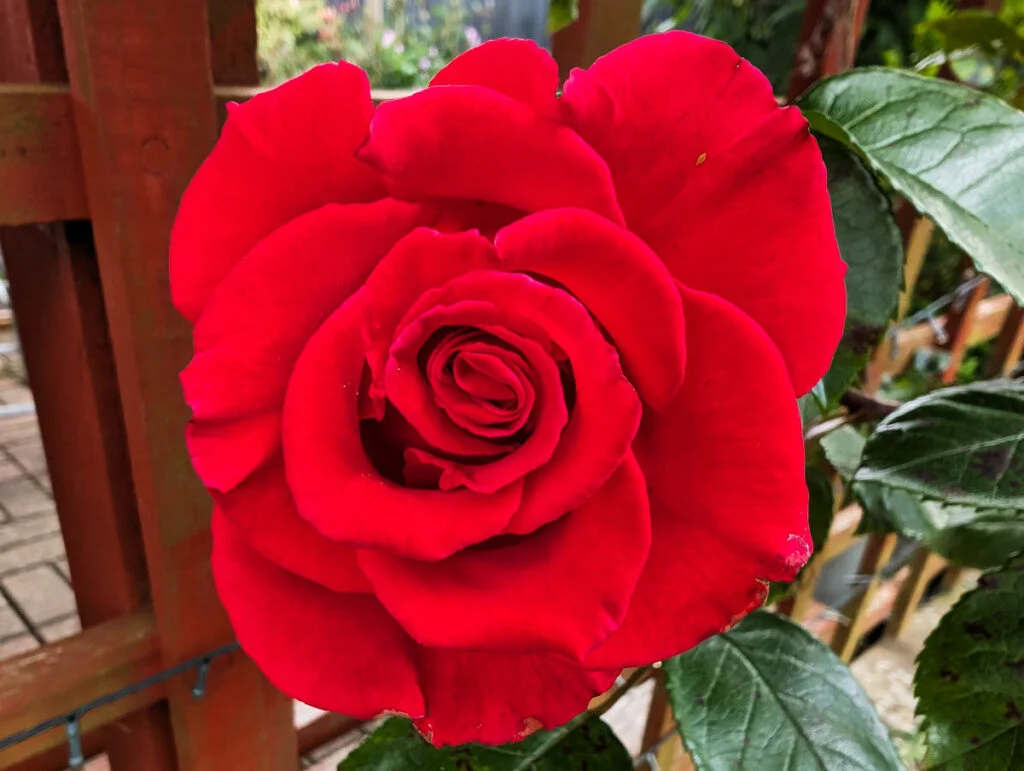
#> input picture different the color/rose.jpg, 1024 x 771 px
$ jupyter execute Untitled.ipynb
#> lines starting #> are read from the running program, lines starting #| are printed output that depends on the picture
[cell 1]
# Showing effect of Y (Luminous), Cr (Chrominance red) and Cb (Chrominance blue)
import cv2
import matplotlib.pyplot as plt

# Load image
img = cv2.imread('rose.jpg')
#> img is the input picture: shape (771, 1024, 3); mean B, G, R 43.8, 41.8, 151.7

# Convert it to YCrCb
ycrcb = cv2.cvtColor(img, cv2.COLOR_BGR2YCrCb)
#> ycrcb: shape (771, 1024, 3); mean of channels 0, 1, 2 74.8, 182.8, 110.5

# Split channels
y, cr, cb = cv2.split(ycrcb)
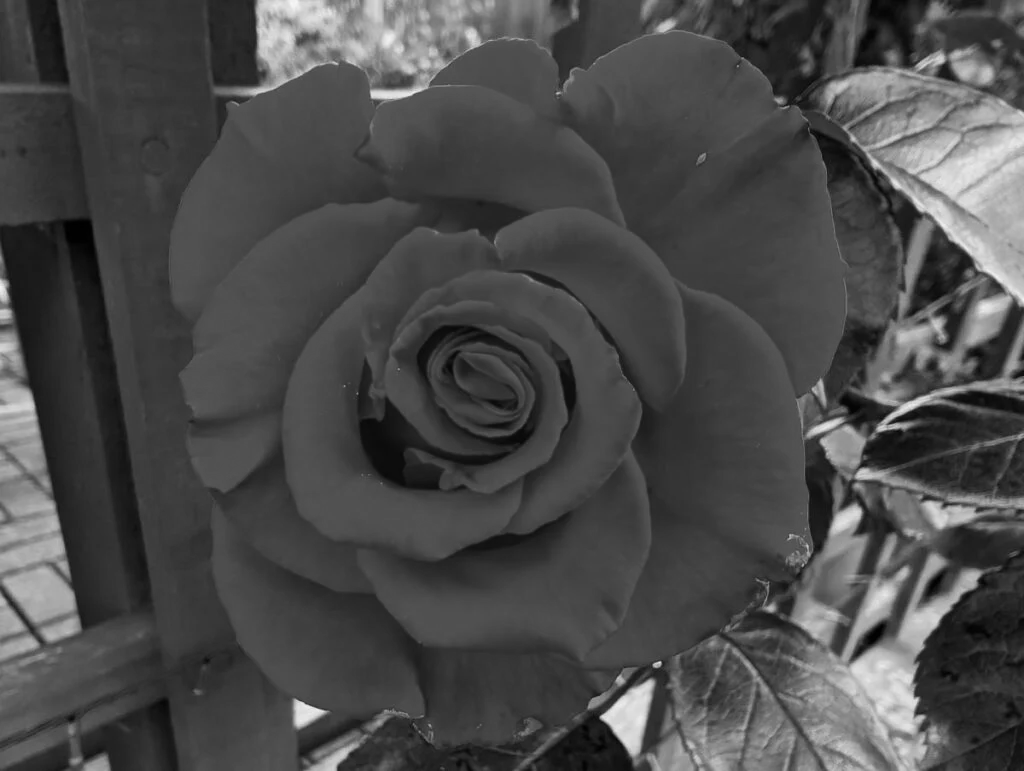
#> y: shape (771, 1024); min 0, max 247, mean 74.8
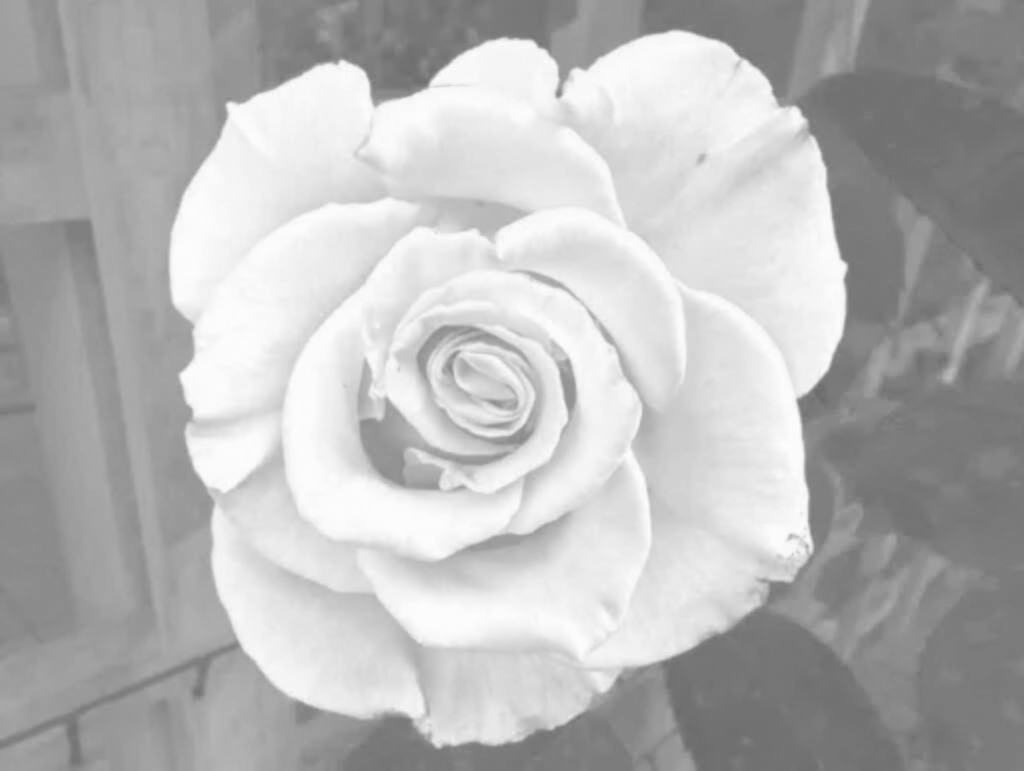
#> cr: shape (771, 1024); min 107, max 253, mean 182.8
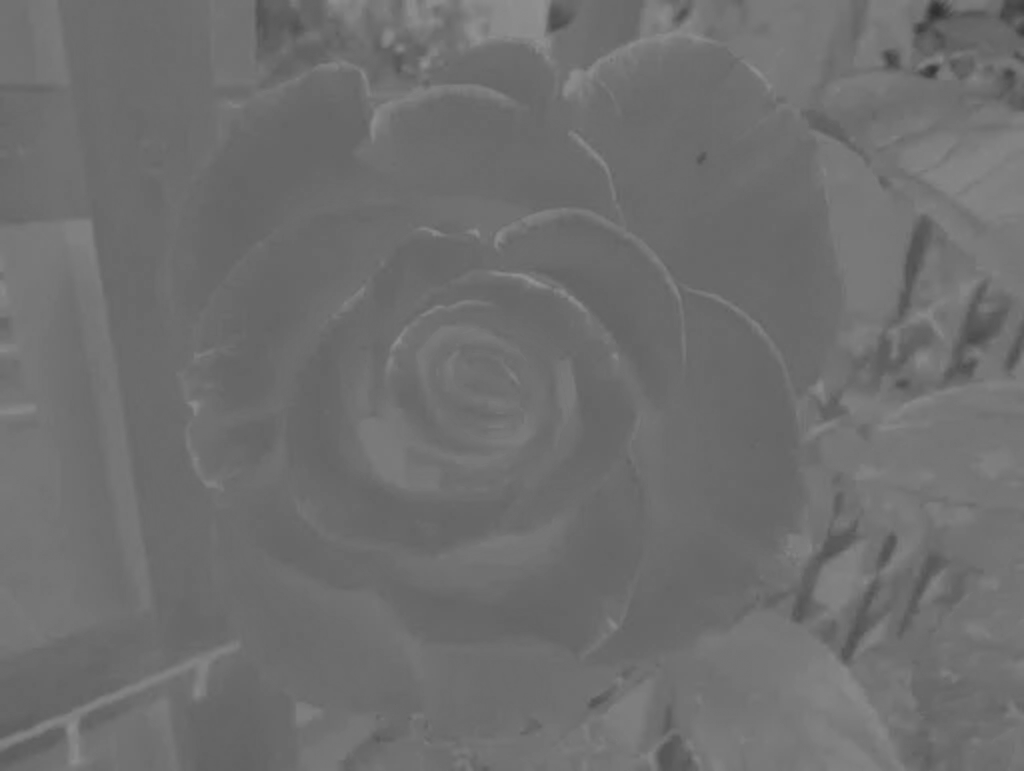
#> cb: shape (771, 1024); min 47, max 147, mean 110.5

# Plotting images
plt.figure(figsize=(6,6))
plt.subplot(2,2,1), plt.imshow(cv2.cvtColor(img, cv2.COLOR_BGR2RGB)), plt.title('Source'), plt.axis('off')
plt.subplot(2,2,2), plt.imshow(y, cmap='gray'), plt.title('Y (Luminance)'), plt.axis('off')
plt.subplot(2,2,3), plt.imshow(cr, cmap='gray'), plt.title('Cr (Chrominance red)'), plt.axis('off')
plt.subplot(2,2,4), plt.imshow(cb, cmap='gray'), plt.title('Cb (Chrominance blue)'), plt.axis('off')
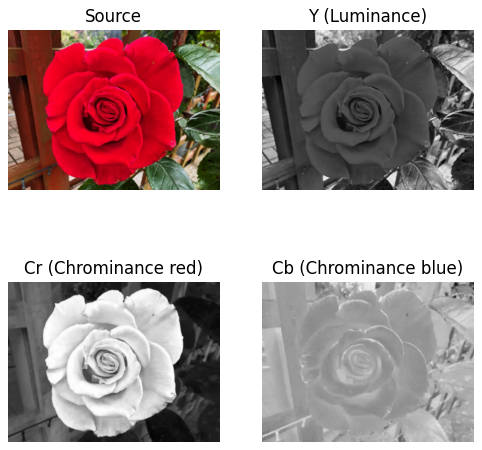
#> figure drawn by matplotlib, 4 panels
